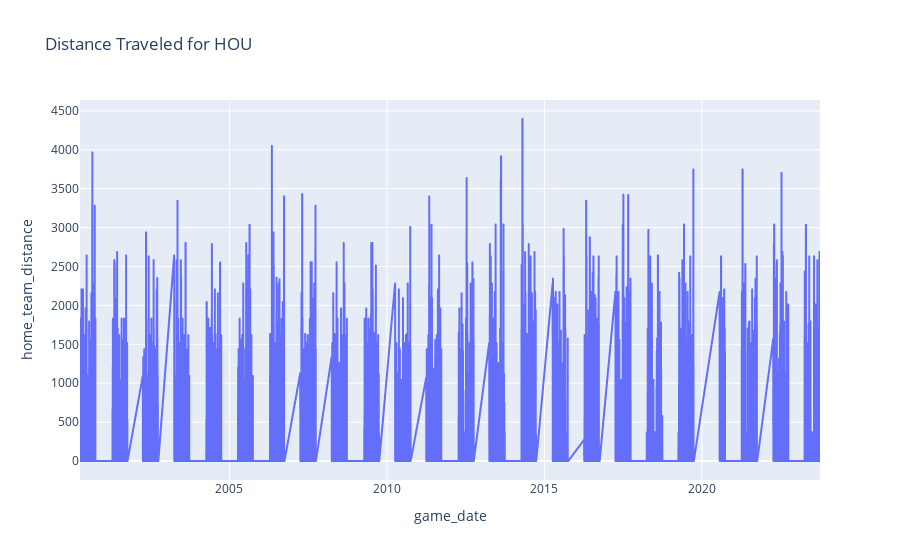

Notebook source saved alongside this figure:
### Code cell
# plot a graph showing home_team_distance over time of the team 'HOU'(home_team or away_team)
import matplotlib.pyplot as plt

# Filter the DataFrame for the team 'HOU'
HOU_df = merged_df[(merged_df['home_team'] == 'HOU') | (merged_df['away_team'] == 'HOU')]
HOU_df = HOU_df.sort_values(by='game_date')

# Use plotly to plot the graph
import plotly.express as px

fig = px.line(HOU_df, x='game_date', y='home_team_distance', title='Distance Traveled for HOU')
fig.show()

### Figure 1 — Plotly figure (JSON) as saved in the notebook; plotly's stock layout.template omitted (floating-point values rounded to 4 significant figures; data arrays with more than 128 entries replaced by an {"elided": "..."} marker saying what was removed)
{"data": [{"hovertemplate": "game_date=%{x}<br>home_team_distance=%{y}<extra></extra>", "legendgroup": "", "line": {"color": "#636efa", "dash": "solid"}, "marker": {"symbol": "circle"}, "mode": "lines", "name": "", "showlegend": false, "type": "scattergl", "x": {"elided": "3784 str values"}, "xaxis": "x", "y": {"elided": "3784 float values"}, "yaxis": "y"}], "layout": {"legend": {"tracegroupgap": 0}, "title": {"text": "Distance Traveled for HOU"}, "xaxis": {"anchor": "y", "domain": [0, 1], "title": {"text": "game_date"}}, "yaxis": {"anchor": "x", "domain": [0, 1], "title": {"text": "home_team_distance"}}}}
